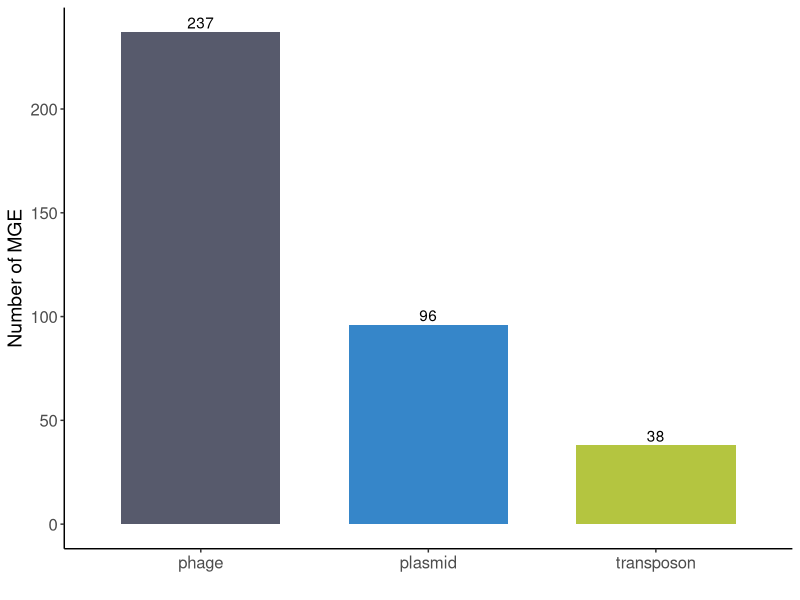
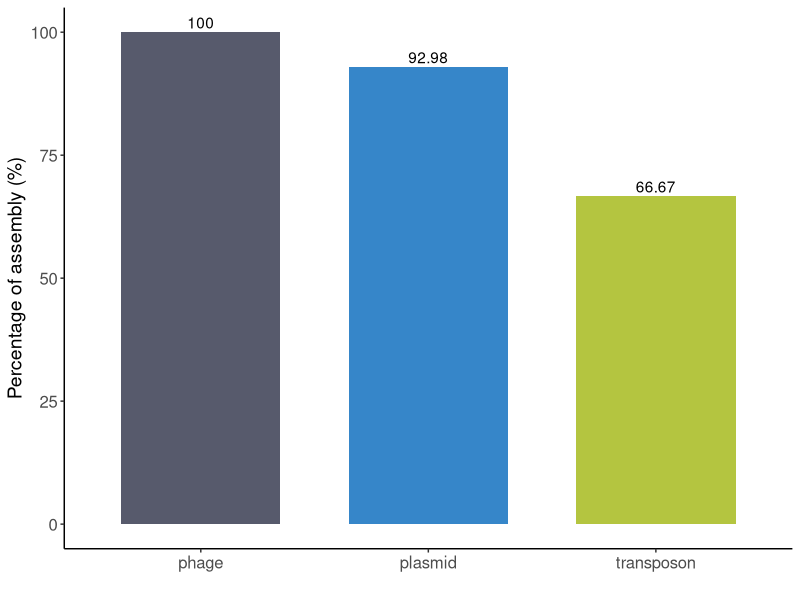
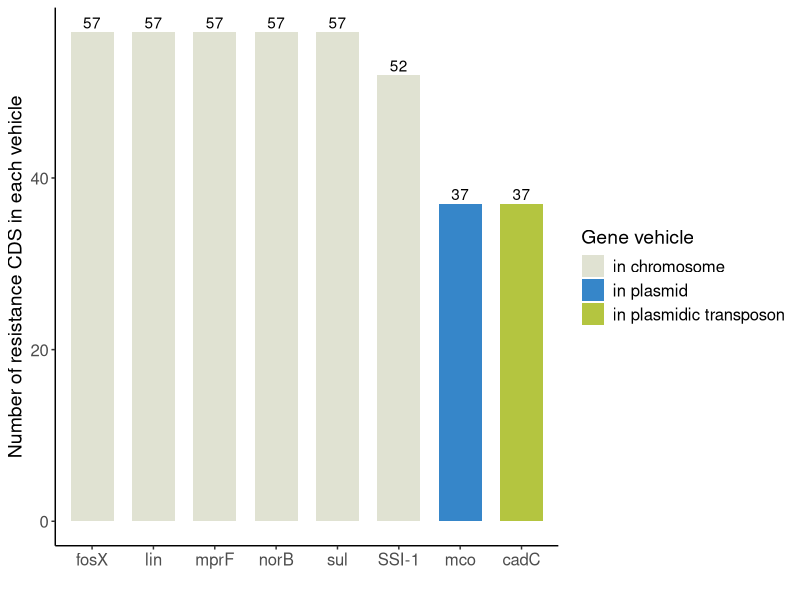
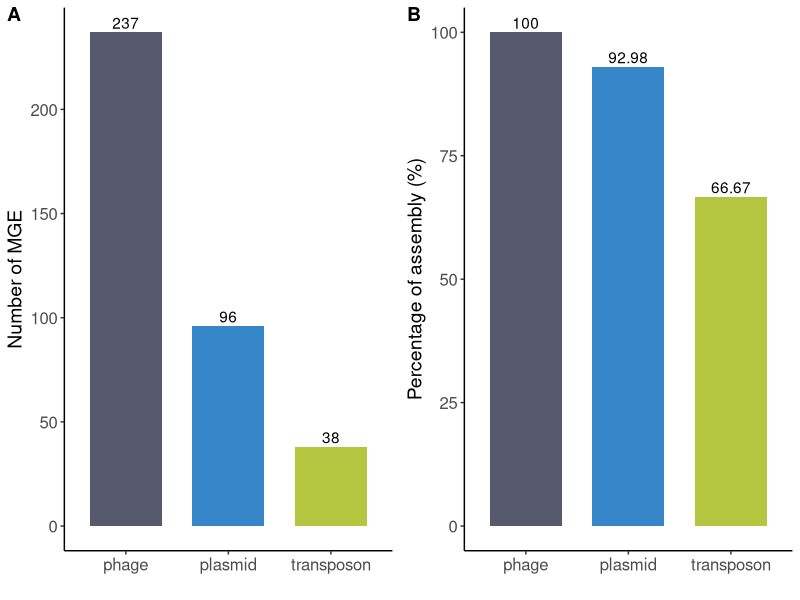
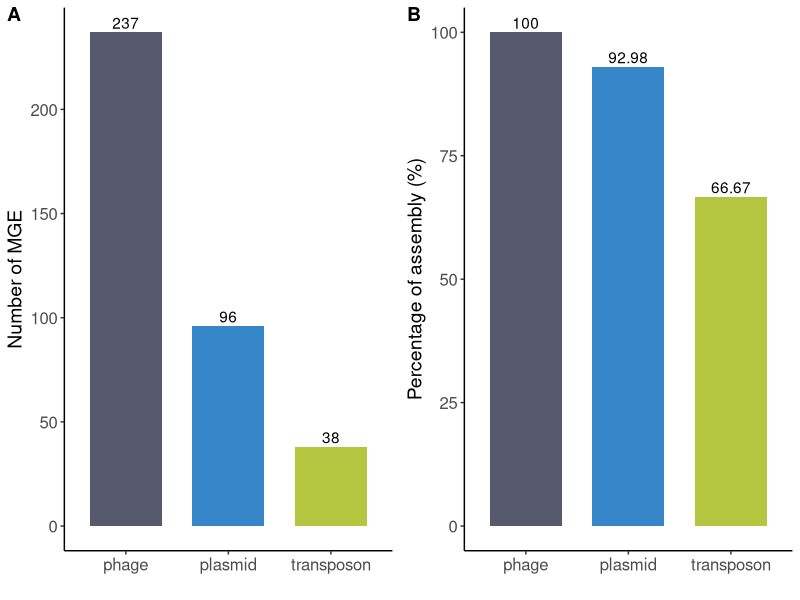
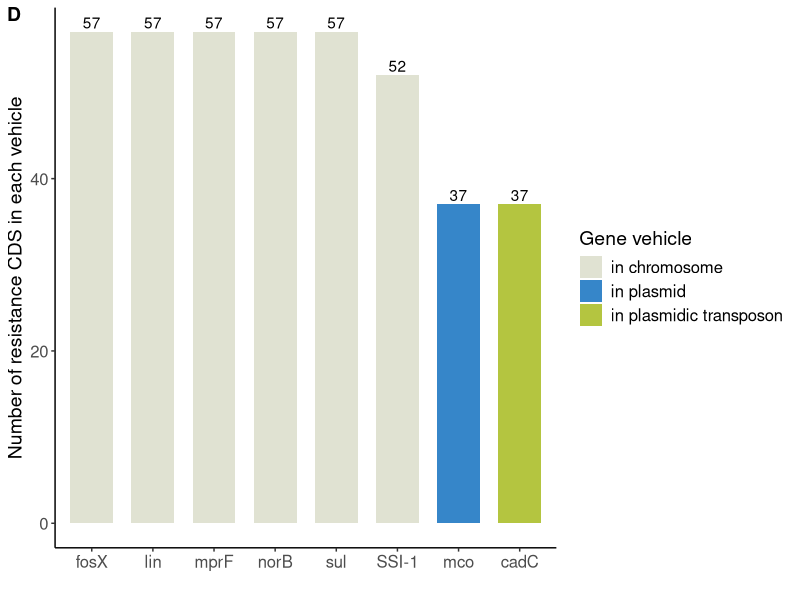

Source code (R) for these figures, in order:
library(ggplot2)

##################figure 1
mge_table <- data.frame(
  mge = c("transposon", "phage", "plasmid"),
  number_of_MGE = c(38, 237, 96),
  percentage_of_MGE = c(66.67, 100, 92.98)
)

mge_colors <- c(
  transposon = "#b4c540",
  phage = "#575a6c",
  plasmid = "#3686c9"
)

# Bar plot for number_of_MGE
p1 <- ggplot(mge_table, aes(x = mge, y = number_of_MGE, fill=mge)) +
  geom_bar(stat = "identity",width=0.7) +
  geom_text(aes(label = number_of_MGE),vjust = -0.3) +
  scale_fill_manual(values = mge_colors,guide="none") +
  labs(y = "Number of MGE", x = "") +
  theme_classic() +
  theme(axis.text = element_text(size = 12),
        axis.title.y = element_text(size=14))

p1

# Bar plot for percentage_of_MGE
p2 <- ggplot(mge_table, aes(x = mge, y = percentage_of_MGE, fill=mge)) +
  geom_bar(stat = "identity",width=0.7) +
  geom_text(aes(label = percentage_of_MGE),vjust = -0.3) +
  scale_fill_manual(values = mge_colors,guide="none") +
  labs(y = "Percentage of assembly (%)", x = "") +
  theme_classic() +
  theme(axis.text = element_text(size = 12),
        axis.title.y = element_text(size=14))

p2


#######################figure 2
amr_table <- data.frame(
  gene = rep(
    c("fosX","lin","mprF","norB","sul","SSI-1","mco","cadC"),
    each = 3
  ),
  type = rep(
    c("in chromosome","in plasmid","in plasmidic transposon"),
    times = 8
  ),
  count = c(
    57, 0, 0,   # fosX
    57, 0, 0,   # lin
    57, 0, 0,   # mprF
    57, 0, 0,   # norB
    57, 0, 0,   # sul
    52, 0, 0,   # SSI-1
    0, 37, 0,   # mco
    0, 0, 37    # cadC
  )
)

amr_table$gene <- factor(
  amr_table$gene,
  levels = c("fosX","lin","mprF","norB","sul","SSI-1","mco","cadC")
)
#bar plot for each gene locus
mge_colors2 <- c(
  "in plasmidic transposon" = "#b4c540",
  "in chromosome" = "#e0e2d2",
  "in plasmid" = "#3686c9"
)


p3 <- ggplot(amr_table, aes(x = gene, y = count, fill = type)) +
  geom_bar(stat = "identity",width=0.7) +
  labs(
    x = "",
    y = "Number of resistance CDS in each vehicle",
    fill = "Gene vehicle"
  ) +
  scale_fill_manual(values = mge_colors2) +
  geom_text(
    aes(label = ifelse(count == 0, "", count)),
    vjust = -0.3) +
  theme_classic() +
  theme(axis.text = element_text(size = 12),
        axis.title = element_text(size=14),
        legend.title = element_text(size=14),
        legend.text = element_text(size = 12))
p3

library(cowplot)
p.ab <- plot_grid(p1,p2,labels = c("A","B"),ncol = 2)
p.ab

ggsave(p.ab,file="./mge1.png",width = 9, height = 4)

p.d <- plot_grid(p3,labels = c("D"),ncol = 1)
ggsave(p.d,file="./mge2.png",width = 8, height = 5)
